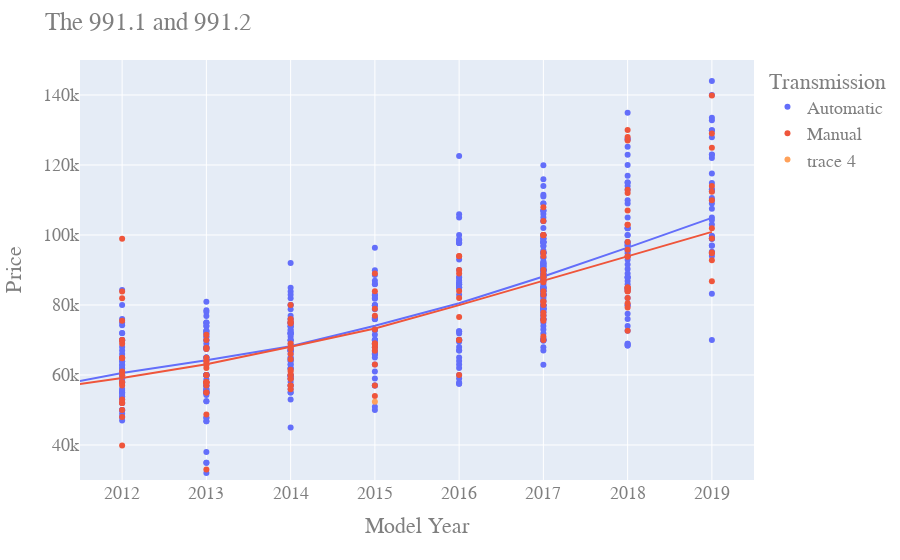

Here is the notebook cell this chart was saved with:
### Code cell
import plotly.express as px

fig3 = px.scatter(df, x="Year", y="Price", color="Transmission", trendline="lowess")
fig3.update_layout(
    title="The 991.1 and 991.2",
    xaxis_title="Model Year",
    yaxis_title="Price",
    font=dict(
        family="Courier New, monospace",
        size=18,
        color="#7f7f7f"),
    xaxis=dict(
        range=[2011.5, 2019.5]),
    yaxis=dict(
        range=[30000, 150000]),
        )
fig3.add_trace(go.Scatter(
    x=[year_for_chart],
    y=[price[0]],
    mode="markers",
)) 
fig.add_annotation(
        x=year_for_chart,
        y=price[0],
        xref="x",
        yref="y",
        text="max=5",
        showarrow=True,
        font=dict(
            family="Courier New, monospace",
            size=16,
            color="#ffffff"
            ),
        align="center",
        arrowhead=2,
        arrowsize=1,
        arrowwidth=2,
        arrowcolor="#636363",
        ax=20,
        ay=-30,
        bordercolor="#c7c7c7",
        borderwidth=2,
        borderpad=4,
        bgcolor="#ff7f0e",
        opacity=0.8
        )  
fig3.show()

### Figure 1 — Plotly figure (JSON) as saved in the notebook; plotly's stock layout.template omitted (floating-point values rounded to 4 significant figures; data arrays with more than 128 entries replaced by an {"elided": "..."} marker saying what was removed)
{"data": [{"hovertemplate": "Transmission=Automatic<br>Year=%{x}<br>Price=%{y}<extra></extra>", "legendgroup": "Automatic", "marker": {"color": "#636efa", "symbol": "circle"}, "mode": "markers", "name": "Automatic", "orientation": "v", "showlegend": true, "type": "scatter", "x": {"elided": "592 int values"}, "xaxis": "x", "y": {"elided": "592 int values"}, "yaxis": "y"}, {"hovertemplate": "<b>LOWESS trendline</b><br><br>Transmission=Automatic<br>Year=%{x}<br>Price=%{y} <b>(trend)</b><extra></extra>", "legendgroup": "Automatic", "marker": {"color": "#636efa", "symbol": "circle"}, "mode": "lines", "name": "Automatic", "showlegend": false, "type": "scatter", "x": {"elided": "592 int values"}, "xaxis": "x", "y": {"elided": "592 float values"}, "yaxis": "y"}, {"hovertemplate": "Transmission=Manual<br>Year=%{x}<br>Price=%{y}<extra></extra>", "legendgroup": "Manual", "marker": {"color": "#EF553B", "symbol": "circle"}, "mode": "markers", "name": "Manual", "orientation": "v", "showlegend": true, "type": "scatter", "x": {"elided": "218 int values"}, "xaxis": "x", "y": {"elided": "218 int values"}, "yaxis": "y"}, {"hovertemplate": "<b>LOWESS trendline</b><br><br>Transmission=Manual<br>Year=%{x}<br>Price=%{y} <b>(trend)</b><extra></extra>", "legendgroup": "Manual", "marker": {"color": "#EF553B", "symbol": "circle"}, "mode": "lines", "name": "Manual", "showlegend": false, "type": "scatter", "x": {"elided": "218 int values"}, "xaxis": "x", "y": {"elided": "218 float values"}, "yaxis": "y"}, {"mode": "markers", "type": "scatter", "x": [2015], "y": [52390.0]}], "layout": {"font": {"color": "#7f7f7f", "family": "Courier New, monospace", "size": 18}, "legend": {"title": {"text": "Transmission"}, "tracegroupgap": 0}, "margin": {"t": 60}, "title": {"text": "The 991.1 and 991.2"}, "xaxis": {"anchor": "y", "domain": [0, 1], "range": [2012.0, 2020.0], "title": {"text": "Model Year"}}, "yaxis": {"anchor": "x", "domain": [0, 1], "range": [30000, 150000], "title": {"text": "Price"}}}}
